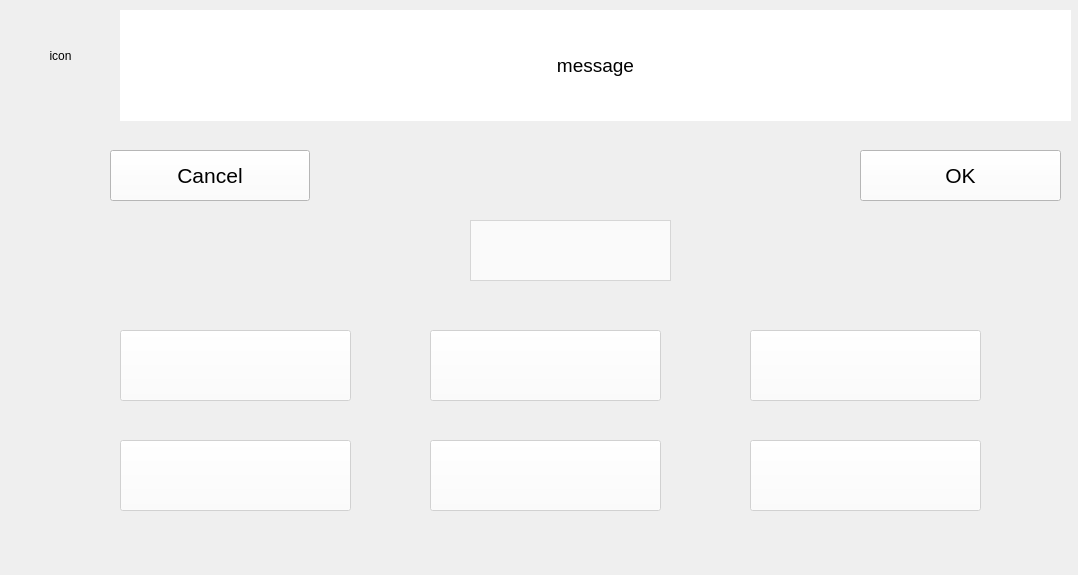
<?xml version="1.0" encoding="UTF-8"?>
<ui version="4.0">
 <class>input_dialog_frame</class>
 <widget class="QFrame" name="input_dialog_frame">
  <property name="geometry">
   <rect>
    <x>0</x>
    <y>0</y>
    <width>1078</width>
    <height>575</height>
   </rect>
  </property>
  <property name="windowTitle">
   <string>Frame</string>
  </property>
  <property name="frameShape">
   <enum>QFrame::Box</enum>
  </property>
  <property name="frameShadow">
   <enum>QFrame::Plain</enum>
  </property>
  <property name="lineWidth">
   <number>0</number>
  </property>
  <widget class="QLabel" name="icon_label">
   <property name="geometry">
    <rect>
     <x>10</x>
     <y>10</y>
     <width>101</width>
     <height>91</height>
    </rect>
   </property>
   <property name="styleSheet">
    <string notr="true">background:#00FFFFFF</string>
   </property>
   <property name="text">
    <string>icon</string>
   </property>
   <property name="scaledContents">
    <bool>true</bool>
   </property>
   <property name="alignment">
    <set>Qt::AlignCenter</set>
   </property>
  </widget>
  <widget class="QLabel" name="message_label">
   <property name="geometry">
    <rect>
     <x>120</x>
     <y>10</y>
     <width>951</width>
     <height>111</height>
    </rect>
   </property>
   <property name="font">
    <font>
     <pointsize>14</pointsize>
    </font>
   </property>
   <property name="styleSheet">
    <string notr="true">background-color: #FFFFFF</string>
   </property>
   <property name="text">
    <string>message</string>
   </property>
   <property name="alignment">
    <set>Qt::AlignCenter</set>
   </property>
  </widget>
  <widget class="QTextEdit" name="content_container">
   <property name="geometry">
    <rect>
     <x>470</x>
     <y>220</y>
     <width>201</width>
     <height>61</height>
    </rect>
   </property>
   <property name="font">
    <font>
     <pointsize>28</pointsize>
     <weight>75</weight>
     <bold>true</bold>
    </font>
   </property>
   <property name="styleSheet">
    <string notr="true">background-color: #AAFFFFFF</string>
   </property>
  </widget>
  <widget class="QPushButton" name="esc_button">
   <property name="geometry">
    <rect>
     <x>110</x>
     <y>150</y>
     <width>200</width>
     <height>51</height>
    </rect>
   </property>
   <property name="font">
    <font>
     <pointsize>16</pointsize>
    </font>
   </property>
   <property name="autoFillBackground">
    <bool>false</bool>
   </property>
   <property name="styleSheet">
    <string notr="true">background:#FFFFFFFF</string>
   </property>
   <property name="text">
    <string>Cancel</string>
   </property>
   <property name="iconSize">
    <size>
     <width>32</width>
     <height>32</height>
    </size>
   </property>
   <property name="flat">
    <bool>false</bool>
   </property>
  </widget>
  <widget class="QPushButton" name="ok_button">
   <property name="geometry">
    <rect>
     <x>860</x>
     <y>150</y>
     <width>201</width>
     <height>51</height>
    </rect>
   </property>
   <property name="font">
    <font>
     <pointsize>16</pointsize>
    </font>
   </property>
   <property name="autoFillBackground">
    <bool>false</bool>
   </property>
   <property name="styleSheet">
    <string notr="true">background:#FFFFFFFF</string>
   </property>
   <property name="text">
    <string>OK</string>
   </property>
   <property name="iconSize">
    <size>
     <width>32</width>
     <height>32</height>
    </size>
   </property>
   <property name="flat">
    <bool>false</bool>
   </property>
  </widget>
  <widget class="QPushButton" name="refill_choice_1">
   <property name="enabled">
    <bool>false</bool>
   </property>
   <property name="geometry">
    <rect>
     <x>120</x>
     <y>330</y>
     <width>231</width>
     <height>71</height>
    </rect>
   </property>
   <property name="font">
    <font>
     <pointsize>32</pointsize>
     <weight>75</weight>
     <bold>true</bold>
    </font>
   </property>
   <property name="autoFillBackground">
    <bool>false</bool>
   </property>
   <property name="styleSheet">
    <string notr="true">background:#FFFFFFFF</string>
   </property>
   <property name="text">
    <string/>
   </property>
   <property name="iconSize">
    <size>
     <width>32</width>
     <height>32</height>
    </size>
   </property>
   <property name="flat">
    <bool>false</bool>
   </property>
  </widget>
  <widget class="QPushButton" name="refill_choice_2">
   <property name="enabled">
    <bool>false</bool>
   </property>
   <property name="geometry">
    <rect>
     <x>430</x>
     <y>330</y>
     <width>231</width>
     <height>71</height>
    </rect>
   </property>
   <property name="font">
    <font>
     <pointsize>32</pointsize>
     <weight>75</weight>
     <bold>true</bold>
    </font>
   </property>
   <property name="autoFillBackground">
    <bool>false</bool>
   </property>
   <property name="styleSheet">
    <string notr="true">background:#FFFFFFFF</string>
   </property>
   <property name="text">
    <string/>
   </property>
   <property name="iconSize">
    <size>
     <width>32</width>
     <height>32</height>
    </size>
   </property>
   <property name="flat">
    <bool>false</bool>
   </property>
  </widget>
  <widget class="QPushButton" name="refill_choice_3">
   <property name="enabled">
    <bool>false</bool>
   </property>
   <property name="geometry">
    <rect>
     <x>750</x>
     <y>330</y>
     <width>231</width>
     <height>71</height>
    </rect>
   </property>
   <property name="font">
    <font>
     <pointsize>32</pointsize>
     <weight>75</weight>
     <bold>true</bold>
    </font>
   </property>
   <property name="autoFillBackground">
    <bool>false</bool>
   </property>
   <property name="styleSheet">
    <string notr="true">background:#FFFFFFFF</string>
   </property>
   <property name="text">
    <string/>
   </property>
   <property name="iconSize">
    <size>
     <width>32</width>
     <height>32</height>
    </size>
   </property>
   <property name="flat">
    <bool>false</bool>
   </property>
  </widget>
  <widget class="QPushButton" name="refill_choice_4">
   <property name="enabled">
    <bool>false</bool>
   </property>
   <property name="geometry">
    <rect>
     <x>120</x>
     <y>440</y>
     <width>231</width>
     <height>71</height>
    </rect>
   </property>
   <property name="font">
    <font>
     <pointsize>32</pointsize>
     <weight>75</weight>
     <bold>true</bold>
    </font>
   </property>
   <property name="autoFillBackground">
    <bool>false</bool>
   </property>
   <property name="styleSheet">
    <string notr="true">background:#FFFFFFFF</string>
   </property>
   <property name="text">
    <string/>
   </property>
   <property name="iconSize">
    <size>
     <width>32</width>
     <height>32</height>
    </size>
   </property>
   <property name="flat">
    <bool>false</bool>
   </property>
  </widget>
  <widget class="QPushButton" name="refill_choice_5">
   <property name="enabled">
    <bool>false</bool>
   </property>
   <property name="geometry">
    <rect>
     <x>430</x>
     <y>440</y>
     <width>231</width>
     <height>71</height>
    </rect>
   </property>
   <property name="font">
    <font>
     <pointsize>32</pointsize>
     <weight>75</weight>
     <bold>true</bold>
    </font>
   </property>
   <property name="autoFillBackground">
    <bool>false</bool>
   </property>
   <property name="styleSheet">
    <string notr="true">background:#FFFFFFFF</string>
   </property>
   <property name="text">
    <string/>
   </property>
   <property name="iconSize">
    <size>
     <width>32</width>
     <height>32</height>
    </size>
   </property>
   <property name="flat">
    <bool>false</bool>
   </property>
  </widget>
  <widget class="QPushButton" name="refill_choice_6">
   <property name="enabled">
    <bool>false</bool>
   </property>
   <property name="geometry">
    <rect>
     <x>750</x>
     <y>440</y>
     <width>231</width>
     <height>71</height>
    </rect>
   </property>
   <property name="font">
    <font>
     <pointsize>32</pointsize>
     <weight>75</weight>
     <bold>true</bold>
    </font>
   </property>
   <property name="autoFillBackground">
    <bool>false</bool>
   </property>
   <property name="styleSheet">
    <string notr="true">background:#FFFFFFFF</string>
   </property>
   <property name="text">
    <string/>
   </property>
   <property name="iconSize">
    <size>
     <width>32</width>
     <height>32</height>
    </size>
   </property>
   <property name="flat">
    <bool>false</bool>
   </property>
  </widget>
  <widget class="QLabel" name="unit_label">
   <property name="geometry">
    <rect>
     <x>690</x>
     <y>220</y>
     <width>111</width>
     <height>51</height>
    </rect>
   </property>
   <property name="font">
    <font>
     <pointsize>32</pointsize>
     <weight>75</weight>
     <bold>true</bold>
    </font>
   </property>
   <property name="text">
    <string/>
   </property>
  </widget>
 </widget>
 <resources/>
 <connections>
  <connection>
   <sender>ok_button</sender>
   <signal>clicked()</signal>
   <receiver>input_dialog_frame</receiver>
   <slot>hide()</slot>
   <hints>
    <hint type="sourcelabel">
     <x>605</x>
     <y>150</y>
    </hint>
    <hint type="destinationlabel">
     <x>488</x>
     <y>272</y>
    </hint>
   </hints>
  </connection>
  <connection>
   <sender>esc_button</sender>
   <signal>clicked()</signal>
   <receiver>input_dialog_frame</receiver>
   <slot>hide()</slot>
   <hints>
    <hint type="sourcelabel">
     <x>305</x>
     <y>150</y>
    </hint>
    <hint type="destinationlabel">
     <x>488</x>
     <y>272</y>
    </hint>
   </hints>
  </connection>
 </connections>
</ui>
